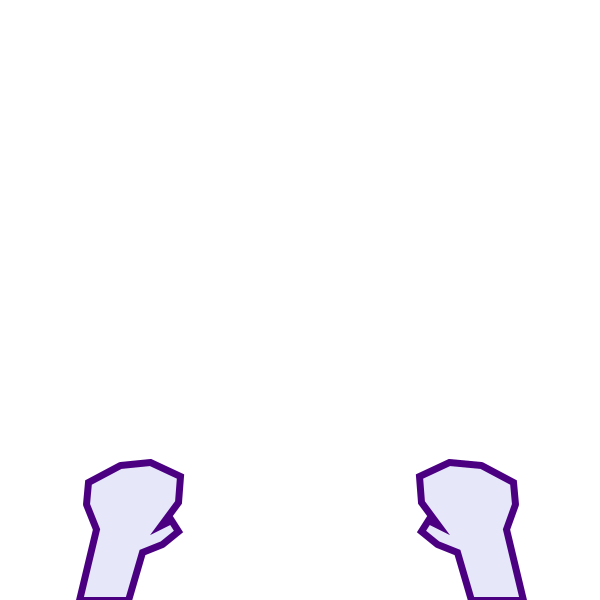
Frame 1 (no input)
Frame 60 (the mouse pressed at the canvas centre just before this capture): identical to frame 1, image omitted
Frame 120 (the mouse held since frame 60 and released just before this capture): identical to frame 1, image omitted

The Processing sketch that drew this single still picture (run headless with seeded random() and noise(); from frame 60 on, the mouse is pressed at the canvas centre):

// Processing sketch: hands_colour_change
// ── hands_colour_change.pde
boolean lhandPressed = false;
boolean rhandPressed = false;


void setup() {
  size(600, 600);
  frameRate(30);
}

void draw() {
  background(255); // Set background to white
  // Check if 'a' or 's' is pressed, and update Lhand accordingly
  if (lhandPressed) {
    LhandD();
  } else {
    LhandL();
  }

  // Check if 'k' or 'l' is pressed, and update Rhand accordingly
  if (rhandPressed) {
    RhandD();
  } else {
    RhandL();
  }
}

void keyPressed() {
  // Check if 'a' or 's' is pressed
  if (key == 'a' || key == 's') {
    lhandPressed = true;
  }

  // Check if 'k' or 'l' is pressed
  if (key == 'k' || key == 'l') {
    rhandPressed = true;
  }
}

void keyReleased() {
  // Check if 'a' or 's' is released
  if (key == 'a' || key == 's') {
    lhandPressed = false;
  }

  // Check if 'k' or 'l' is released
  if (key == 'k' || key == 'l') {
    rhandPressed = false;
  }
}


void LhandD() {
  strokeWeight(7);
  stroke(230, 232, 250);
  fill(75, 0, 130);
  beginShape();
  vertex(79, 600);
  vertex(96, 529);
  vertex(86, 504);
  vertex(88, 482);
  vertex(120, 465);
  vertex(150, 462);
  vertex(180, 476);
  vertex(178, 502);
  vertex(161, 525);
  vertex(171, 520);
  vertex(178, 531);
  vertex(162, 544);
  vertex(142, 552);
  vertex(128, 600);
  endShape(CLOSE);
}

void RhandD() {
  stroke(230, 232, 250);
  fill(75, 0, 130);
  beginShape();
  vertex(523, 600);
  vertex(506, 529);
  vertex(515, 504);
  vertex(513, 482);
  vertex(481, 465);
  vertex(449, 462);
  vertex(419, 476);
  vertex(421, 502);
  vertex(438, 525);
  vertex(428, 520);
  vertex(421, 531);
  vertex(437, 544);
  vertex(457, 552);
  vertex(471, 600);
  endShape(CLOSE);
}


void LhandL() {
  strokeWeight(7);
  stroke(75, 0, 130);
  fill(230, 232, 250);
  beginShape();
  vertex(79, 600);
  vertex(96, 529);
  vertex(86, 504);
  vertex(88, 482);
  vertex(120, 465);
  vertex(150, 462);
  vertex(180, 476);
  vertex(178, 502);
  vertex(161, 525);
  vertex(171, 520);
  vertex(178, 531);
  vertex(162, 544);
  vertex(142, 552);
  vertex(128, 600);
  endShape(CLOSE);
}

void RhandL() {
  stroke(75, 0, 130);
  fill(230, 232, 250);
  beginShape();
  vertex(523, 600);
  vertex(506, 529);
  vertex(515, 504);
  vertex(513, 482);
  vertex(481, 465);
  vertex(449, 462);
  vertex(419, 476);
  vertex(421, 502);
  vertex(438, 525);
  vertex(428, 520);
  vertex(421, 531);
  vertex(437, 544);
  vertex(457, 552);
  vertex(471, 600);
  endShape(CLOSE);
}
